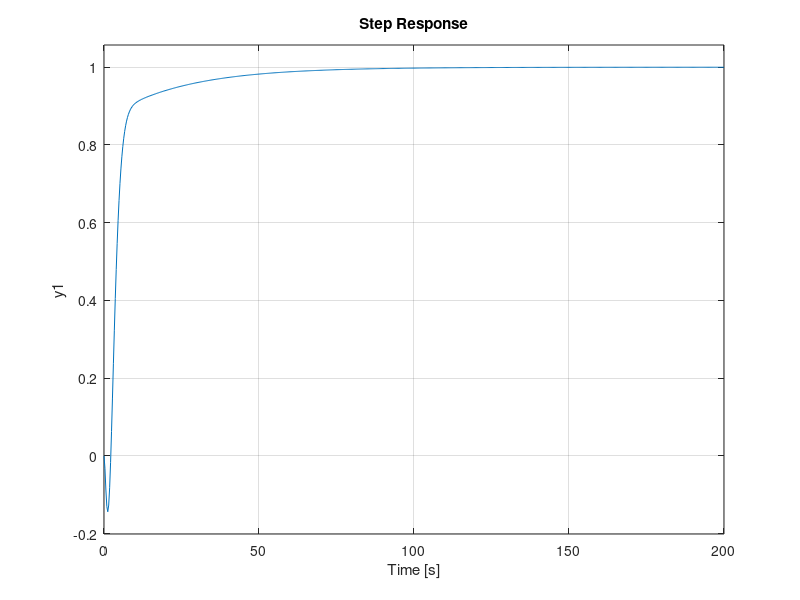

Write MATLAB code to recreate this figure.
A = [0.5413 0.0434 0.7566;
     0.6938 0.0901 0.6315;
     0.0787 0.1426 0.6173]
B = [1; 0; 0];
C = [1 0 0];
D = [0];
R = 1;
Q = eye(4);

sys = ss(A,B,C,D);
[Kt,S,e] = lqi(sys,Q,R);

F = Kt(:,1:3)
G = -Kt(:,4:4)

Ac = [(A-B*F) B*G;
         -C     0];
Bc = [0; 0; 0; 1];
Cc = [C 0];
Dc = [0];

sys2 = ss(Ac,Bc,Cc,Dc);
step(sys2);